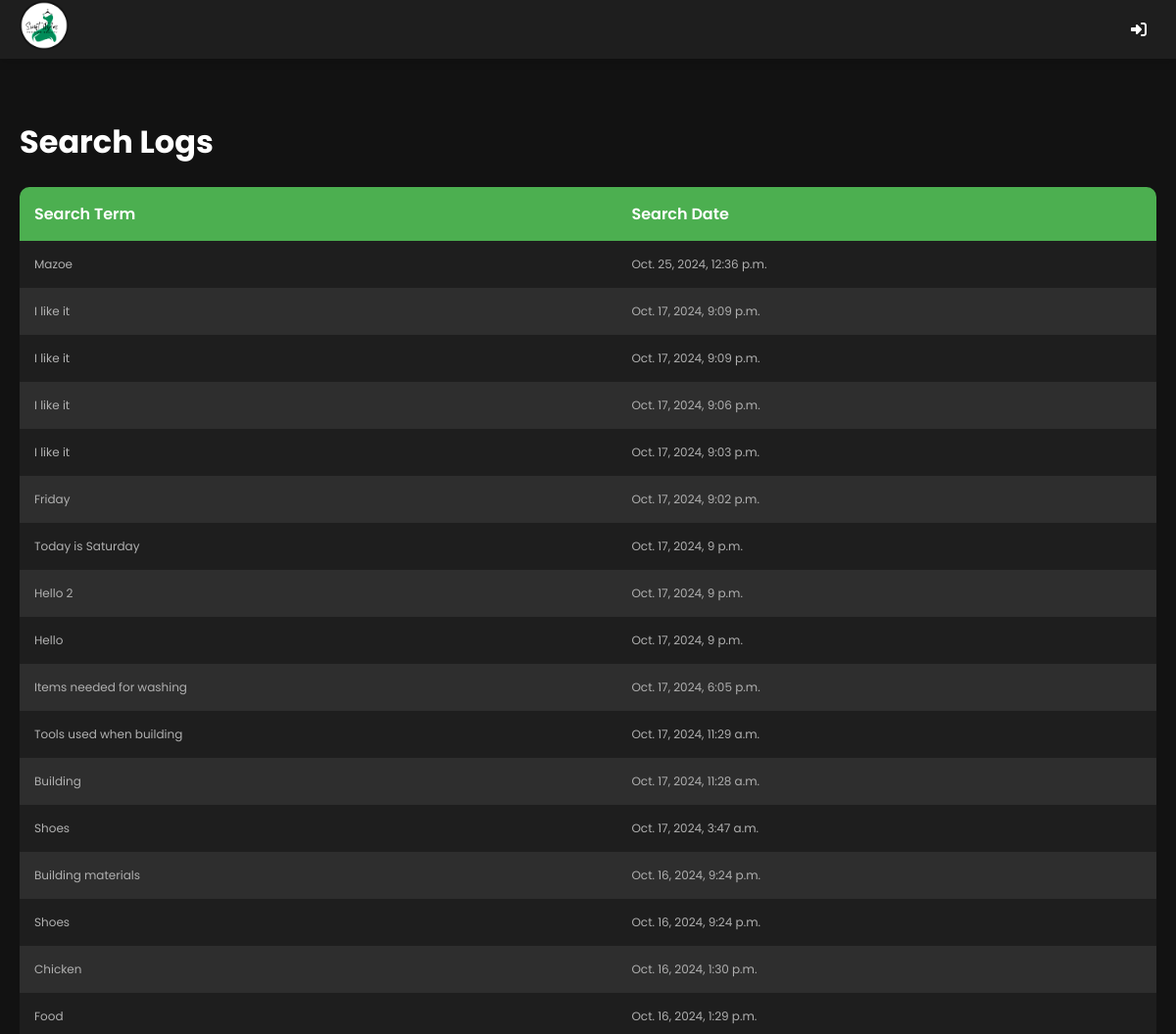
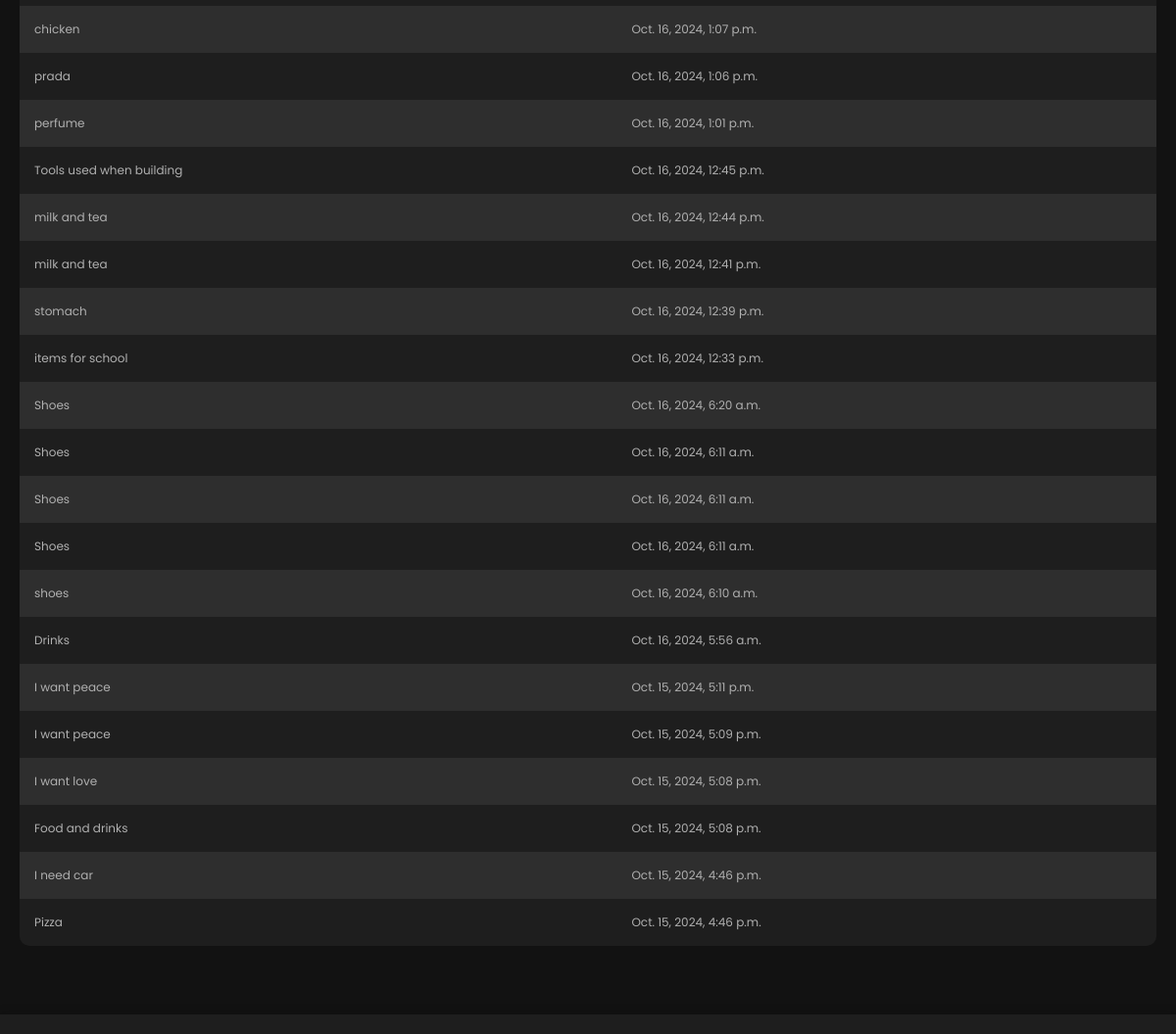
Page /search-logs/ on the committed database (2 pictures, top to bottom).
### mma/models.py (models this page shows, shortened)
class SearchLog(models.Model):
    user = models.ForeignKey(CustomUser, on_delete=models.SET_NULL, null=True, blank=True)
    search_term = models.CharField(max_length=255)
    search_date = models.DateTimeField()

### mma/views.py (the view)
# urls.py: path('search-logs/', views.search_log_view, name='search_logs'),
def search_log_view(request):
    search_logs = SearchLog.objects.all().order_by('-search_date')
    context = {
        'search_logs': search_logs
    }
    return render(request, 'mma/search_logs.html', context)

### mma/templates/mma/search_logs.html (shortened to what this page needs)
{% extends 'mma/base.html' %}
{% block content %}
    <h1>Search Logs</h1>
    <table style="width: 100%; border-collapse: collapse;">
        <thead>
            <tr>
                <th style="text-align: left;">Search Term</th>
                <th style="text-align: left;">Search Date</th>
            </tr>
        </thead>
        <tbody>
            {% for log in search_logs %}
                {% if log.search_term != "N/A" %}
                <tr>
                    <td style="font-size: 12px;">{{ log.search_term }}</td>
                    <td style="font-size: 12px;">{{ log.search_date }}</td>
                </tr>
                {% endif %}
            {% empty %}
            <tr>
                <td colspan="2" style="font-size: 12px; text-align: center;">No search logs available.</td>
            </tr>
            {% endfor %}
        </tbody>
    </table>
{% endblock %}

### mma/templates/mma/base.html (style rules this page uses)
:root { --primary-color: #4CAF50; --secondary-color: #2196F3; --background-color: #121212; --card-background: #1E1E1E; --text-color: #FFFFFF; --secondary-text: #B0B0B0; --nav-height: 60px; --table-header-bg: #333; --table-row-bg: #1E1E1E; --table-row-alt-bg: #2E2E2E; }
body { font-family: 'Poppins', sans-serif; background-color: var(--background-color); color: var(--text-color); margin: 0; padding: 0; padding-top: var(--nav-height); padding-bottom: 70px; }
table { width: 100%; border-collapse: separate; border-spacing: 0; margin-bottom: 20px; border-radius: 10px; overflow: hidden; }
th, td { padding: 15px; text-align: left; }
thead { background-color: var(--primary-color); }
tbody tr:nth-child(odd) { background-color: var(--table-row-bg); }
tbody tr:nth-child(even) { background-color: var(--table-row-alt-bg); }
th { color: var(--text-color); font-weight: 600; }
td { color: var(--secondary-text); }

### rows in the picture
SearchLog: search_term "Mazoe", search_date "Oct. 25, 2024, 12:36 p.m."
SearchLog: search_term "I like it", search_date "Oct. 17, 2024, 9:09 p.m."
SearchLog: search_term "I like it", search_date "Oct. 17, 2024, 9:09 p.m."
SearchLog: search_term "I like it", search_date "Oct. 17, 2024, 9:06 p.m."
SearchLog: search_term "I like it", search_date "Oct. 17, 2024, 9:03 p.m."
SearchLog: search_term "Friday", search_date "Oct. 17, 2024, 9:02 p.m."
SearchLog: search_term "Today is Saturday", search_date "Oct. 17, 2024, 9 p.m."
SearchLog: search_term "Hello 2", search_date "Oct. 17, 2024, 9 p.m."
SearchLog: search_term "Hello", search_date "Oct. 17, 2024, 9 p.m."
SearchLog: search_term "Items needed for washing", search_date "Oct. 17, 2024, 6:05 p.m."
SearchLog: search_term "Tools used when building", search_date "Oct. 17, 2024, 11:29 a.m."
SearchLog: search_term "Building", search_date "Oct. 17, 2024, 11:28 a.m."
SearchLog: search_term "Shoes", search_date "Oct. 17, 2024, 3:47 a.m."
SearchLog: search_term "Building materials", search_date "Oct. 16, 2024, 9:24 p.m."
SearchLog: search_term "Shoes", search_date "Oct. 16, 2024, 9:24 p.m."
SearchLog: search_term "Chicken", search_date "Oct. 16, 2024, 1:30 p.m."
SearchLog: search_term "Food", search_date "Oct. 16, 2024, 1:29 p.m."
SearchLog: search_term "chicken", search_date "Oct. 16, 2024, 1:07 p.m."
SearchLog: search_term "prada", search_date "Oct. 16, 2024, 1:06 p.m."
SearchLog: search_term "perfume", search_date "Oct. 16, 2024, 1:01 p.m."
SearchLog: search_term "Tools used when building", search_date "Oct. 16, 2024, 12:45 p.m."
SearchLog: search_term "milk and tea", search_date "Oct. 16, 2024, 12:44 p.m."
SearchLog: search_term "milk and tea", search_date "Oct. 16, 2024, 12:41 p.m."
SearchLog: search_term "stomach", search_date "Oct. 16, 2024, 12:39 p.m."
SearchLog: search_term "items for school", search_date "Oct. 16, 2024, 12:33 p.m."
SearchLog: search_term "Shoes", search_date "Oct. 16, 2024, 6:20 a.m."
SearchLog: search_term "Shoes", search_date "Oct. 16, 2024, 6:11 a.m."
SearchLog: search_term "Shoes", search_date "Oct. 16, 2024, 6:11 a.m."
SearchLog: search_term "Shoes", search_date "Oct. 16, 2024, 6:11 a.m."
SearchLog: search_term "shoes", search_date "Oct. 16, 2024, 6:10 a.m."
SearchLog: search_term "Drinks", search_date "Oct. 16, 2024, 5:56 a.m."
SearchLog: search_term "I want peace", search_date "Oct. 15, 2024, 5:11 p.m."
SearchLog: search_term "I want peace", search_date "Oct. 15, 2024, 5:09 p.m."
SearchLog: search_term "I want love", search_date "Oct. 15, 2024, 5:08 p.m."
SearchLog: search_term "Food and drinks", search_date "Oct. 15, 2024, 5:08 p.m."
SearchLog: search_term "I need car", search_date "Oct. 15, 2024, 4:46 p.m."
SearchLog: search_term "Pizza", search_date "Oct. 15, 2024, 4:46 p.m."
